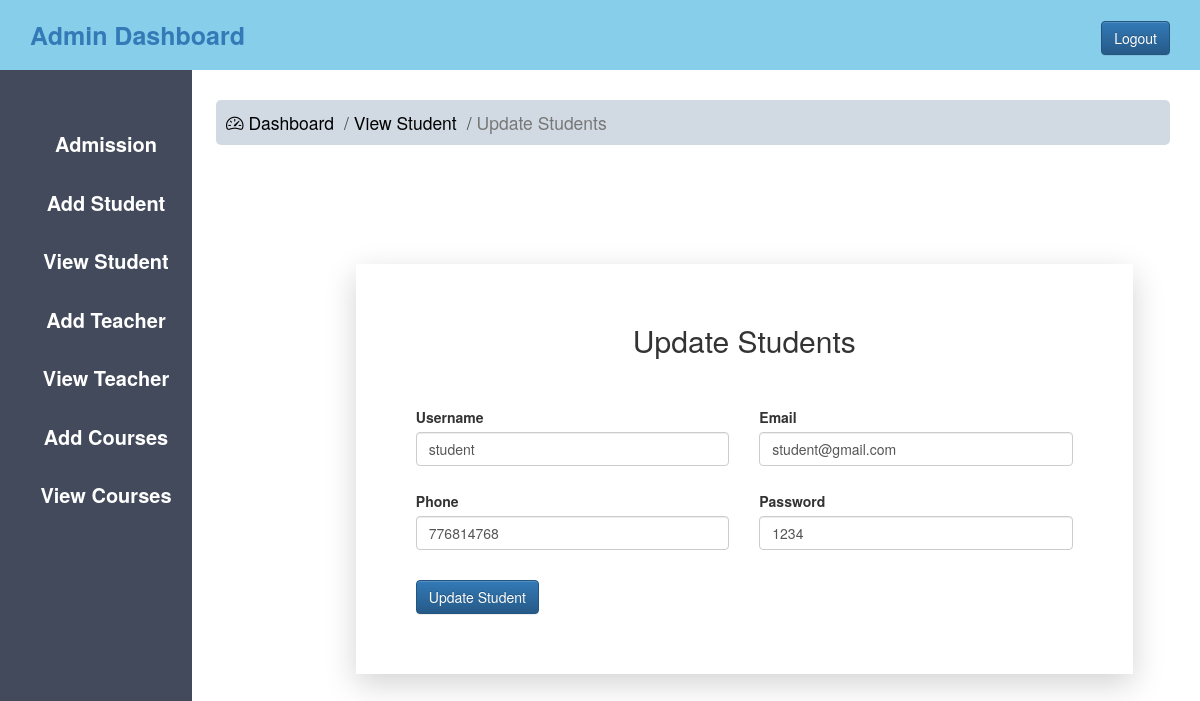
Screenshot of /update_student.php?student_id=2 (signed in) with the database file from the repository.
### tables this page shows
CREATE TABLE `user` (
  `id` int(11) NOT NULL,
  `username` varchar(50) DEFAULT NULL,
  `phone` int(30) DEFAULT NULL,
  `email` varchar(50) DEFAULT NULL,
  `usertype` varchar(50) DEFAULT NULL,
  `password` varchar(50) DEFAULT NULL
);

### update_student.php (the view, shortened to what this page needs)
<?php
    include 'config.php';
        $id=$_GET['student_id'];
        $sql="SELECT * FROM user WHERE id='$id' ";
        $result=mysqli_query($data,$sql);
        $info=$result->fetch_assoc();
?>
<!DOCTYPE html>
<html lang="en">
<head>
    <?php
        include 'admin_css.php';
    ?>
    <link href="https://cdn.jsdelivr.net/npm/bootstrap@5.3.0/dist/css/bootstrap.min.css" rel="stylesheet"
>
    <link rel="stylesheet" href="https://cdn.jsdelivr.net/npm/bootstrap-icons@1.10.5/font/bootstrap-icons.css">
    </head>
<body>
    <?php
        include 'admin_sidebar.php';
    ?>
        <div class="my-5 me-5"  style="margin-left: 18%">
    <nav aria-label="breadcrumb">
        <ol class="breadcrumb breadcrumb-chevron p-3 bg-body-primary rounded-3" style="background-color: #d1dae3;" >
        <li class="breadcrumb-item fs-3">
            <a class="link-body-emphasis" href="adminhome.php">
            <i class="bi bi-speedometer2 " height="200" width="200">   </i> Dashboard
            </a>
        </li>
        <li class="breadcrumb-item fs-3">
            <a class="link-body-emphasis" href="view_student.php">
            View Student
            </a>
        </li>
        <li class="breadcrumb-item active fs-3" aria-current="page">
           Update Students
        </li>
        </ol>
    </nav>
    </div>
    <div class="container my-5 " >
        <div class="ct1 shadow-lg py-5 px-5">
            <div class="py-3 text-center">
                <h2>Update Students</h2>
            </div>
            <div class=" mt-5 mb-5 px-5">
                <form  name="studentForm" action="#" method="POST" class="needs-validation" novalidate="" onsubmit="return validateForm()">
                    <div class="row g-3">
                        <div class="col-sm-6">
                            <label for="username" class="form-label">Username</label>
                            <input type="text" class="form-control" id="username" name="name" placeholder="Username" value="<?php echo "{$info['username']}";?>" required="">
                        </div>
                        <div class="col-sm-6 mb-4">
                            <label for="email" class="form-label">Email</label>
                            <input type="email" class="form-control" id="email" name="email" placeholder="you@example.com" value="<?php echo "{$info['email']}";?>" required="">
                        </div>
                        <div class="col-sm-6 mb-4">
                            <label for="phone" class="form-label">Phone</label>
                            <input type="phone" class="form-control" id="phone" name="phone" placeholder="Phone" value="<?php echo "{$info['phone']}";?>" required="">
                        </div>
                        <div class="col-sm-6">
                            <label for="password" class="form-label">Password</label>
                            <input type="text" class="form-control" id="password" name="password" placeholder="Password" value="<?php echo "{$info['password']}";?>" required="">
                        </div>
                        <div class="mt-4 ms-3">
                            <input type="Submit" class="btn btn-primary " name="update" value="Update Student">
                        </div>
                    </div>
                </form>
            </div>
        </div>
    </div>
</body>
</html>

### css/admin.css (style rules this page uses)
* { margin: 0px; padding: 0px; }
a,a:hover { text-decoration: none!important; }

### update_student.php (style rules this page uses)
.ct1 { margin-left: 28%; margin-top: 8%; border-color: gray; border-width: 4px; width: 70% }

### rows the page displays
user: name "student", email "student@gmail.com", phone "776814768", password "1234"
